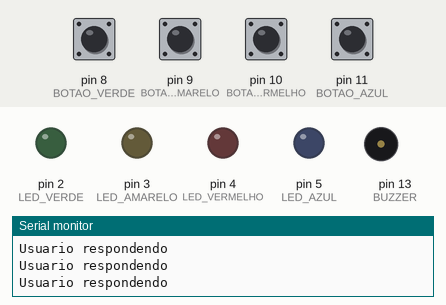
Simulated run of this sketch. Board: Arduino Uno, built with avr-gcc and run on an emulated ATmega328P. Shown: output pins drawn as LEDs (lit = HIGH), buzzer (waves = sounding), the last lines printed to the serial monitor. Dashed ring = blinking. The test bench sets the inputs (shaded band); at power-on: pin 8 (BOTAO_VERDE), pin 9 (BOTAO_AMARELO), pin 10 (BOTAO_VERMELHO), pin 11 (BOTAO_AZUL) HIGH. Random numbers use the default seed unless the sketch sets one. At 10.5 s the program stops and its outputs stay as they are.

Above: at 3.8 s.
3.9 s: pin 9 (BOTAO_AMARELO) pulled LOW for 0.65 s
At 4.4 s:
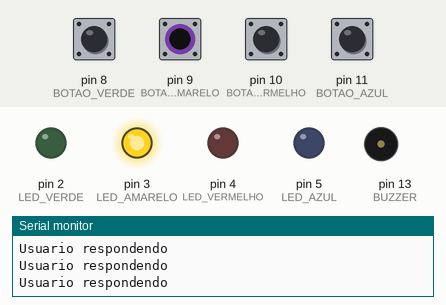
At 7.3 s:
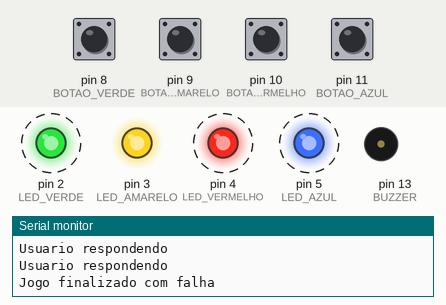
Timing chart, 0 to 12.0 s (numbered marks = the images above; inputs shaded):
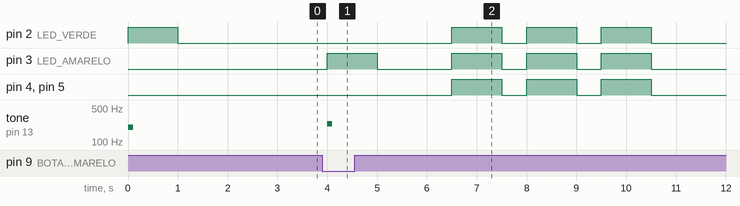

The sketch:

genius_game.ino
```cpp
#include "pitches.h"

#define LED_VERDE 2
#define LED_AMARELO 3
#define LED_VERMELHO 4
#define LED_AZUL 5
#define INDEFINIDO -1
#define BUZZER 13

#define BOTAO_VERDE 8
#define BOTAO_AMARELO 9
#define BOTAO_VERMELHO 10
#define BOTAO_AZUL 11

#define UM_SEGUNDO 1000
#define MEIO_SEGUNDO 500
#define TRES_SEGUNDOS 3000
#define TAMANHO_RODADA 4
int listaLuzes[TAMANHO_RODADA];
int rodada = 0;
int ledsRespondidos = 0;

enum Estados {
  PRONTO_PARA_PROXIMA_RODADA,
  USUARIO_RESPONDENDO,
  JOGO_FINALIZADO_SUCESSO,
  JOGO_FINALIZADO_FALHA
};

void setup() {
  iniciaPortas();
  Serial.begin(9600);
  iniciaJogo();
}

void iniciaPortas() {
  pinMode(LED_VERMELHO, OUTPUT);
  pinMode(LED_VERDE, OUTPUT);
  pinMode(LED_AMARELO, OUTPUT);
  pinMode(LED_AZUL, OUTPUT);

  pinMode(BOTAO_VERMELHO, INPUT_PULLUP);
  pinMode(BOTAO_VERDE, INPUT_PULLUP);
  pinMode(BOTAO_AMARELO, INPUT_PULLUP);
  pinMode(BOTAO_AZUL, INPUT_PULLUP);

  pinMode(BUZZER, OUTPUT);
}

void iniciaJogo() {
  int jogo = analogRead(0);
  randomSeed(jogo);

  for (int j = 0; j < TAMANHO_RODADA; j++) {
    listaLuzes[j] = sorteiaCor();
  }
}

int sorteiaCor() {
  return random(LED_VERDE, LED_AZUL + 1);
}

void loop() {
  switch (estadoAtual()) {
    case PRONTO_PARA_PROXIMA_RODADA:
      Serial.println("Pronto para proxima rodada");
      preparaNovaRodada();
      break;
    case USUARIO_RESPONDENDO:
      Serial.println("Usuario respondendo");
      processaRespostaUsuario();
      break;
    case JOGO_FINALIZADO_SUCESSO:
      Serial.println("Jogo finalizado com sucesso");
      piscaLedSucesso();
      tocaFimDeJogoSucesso();
      for (;;)
        ;
      break;
    case JOGO_FINALIZADO_FALHA:
      Serial.println("Jogo finalizado com falha");
      piscaTodasAsLuzes();
      piscaTodasAsLuzes();
      piscaTodasAsLuzes();
      for (;;)
        ;
      break;
  }
  delay(MEIO_SEGUNDO);
}

void tocaRodadaAtual() {
  for (int i = 0; i < rodada; i++) {
    piscaLed(listaLuzes[i]);
  }
}

int estadoAtual() {
  if (rodada <= TAMANHO_RODADA) {
    if (rodada == ledsRespondidos) {
      return PRONTO_PARA_PROXIMA_RODADA;
    } else {
      return USUARIO_RESPONDENDO;
    }
  } else if (rodada == TAMANHO_RODADA + 1) {
    return JOGO_FINALIZADO_SUCESSO;
  } else {
    return JOGO_FINALIZADO_FALHA;
  }
}

void preparaNovaRodada() {
  rodada++;
  ledsRespondidos = 0;
  if (rodada <= TAMANHO_RODADA) {
    tocaRodadaAtual();
  }
}

void processaRespostaUsuario() {
  int resposta = checaRespostaJogador();

  if (resposta == INDEFINIDO) {
    return;
  }

  if (resposta == listaLuzes[ledsRespondidos]) {
    ledsRespondidos++;
  } else {
    rodada = TAMANHO_RODADA + 2;
  }
}

int checaRespostaJogador() {
  if (digitalRead(BOTAO_VERDE) == LOW) {
    return piscaLed(LED_VERDE);
  }

  if (digitalRead(BOTAO_VERMELHO) == LOW) {
    return piscaLed(LED_VERMELHO);
  }

  if (digitalRead(BOTAO_AMARELO) == LOW) {
    return piscaLed(LED_AMARELO);
  }

  if (digitalRead(BOTAO_AZUL) == LOW) {
    return piscaLed(LED_AZUL);
  }

  return INDEFINIDO;
}

int piscaLed(int portaLed) {
  verificaSomLed(portaLed);

  digitalWrite(portaLed, HIGH);
  delay(UM_SEGUNDO);
  digitalWrite(portaLed, LOW);
  delay(MEIO_SEGUNDO);
  return portaLed;
}

void piscaLedSucesso() {
  for (int i = 0; i < TAMANHO_RODADA; i++) {
    piscaLed(listaLuzes[i]);
  }
  piscaTodasAsLuzes();
}

void piscaTodasAsLuzes() {
  delay(MEIO_SEGUNDO);
  digitalWrite(LED_VERMELHO, HIGH);
  digitalWrite(LED_VERDE, HIGH);
  digitalWrite(LED_AMARELO, HIGH);
  digitalWrite(LED_AZUL, HIGH);
  delay(UM_SEGUNDO);
  digitalWrite(LED_VERMELHO, LOW);
  digitalWrite(LED_VERDE, LOW);
  digitalWrite(LED_AMARELO, LOW);
  digitalWrite(LED_AZUL, LOW);
}

void tocaSom(int frequencia) {
  tone(BUZZER, frequencia, 100);
}

void verificaSomLed(int portaLed) {
  switch (portaLed) {
    case LED_VERDE:
      tocaSom(200);
      break;
    case LED_VERMELHO:
      tocaSom(220);
      break;
    case LED_AMARELO:
      tocaSom(240);
      break;
    case LED_AZUL:
      tocaSom(260);
      break;
  }
}

void tocaFimDeJogoSucesso() {
  int melody[] = { NOTE_G5, NOTE_FS5, NOTE_DS5, NOTE_G4, NOTE_FS4, NOTE_E5, NOTE_GS5, NOTE_C6 };
  int noteDurations[] = { // Note Durations (4 = 1/4 Note, 8 = 1/8 Note, etc...)
                          6, 6, 6, 6, 6, 6, 6, 2
  };
  for (int thisNote = 0; thisNote < 8; thisNote++) {
    int noteDuration = 1000 / noteDurations[thisNote];
    tone(13, melody[thisNote], noteDuration);
    int pauseBetweenNotes = noteDuration * 1.30;
    delay(pauseBetweenNotes);
    noTone(13);
  }
}
```

Measured:
- after the input at 3.9 s, pin 2 (LED_VERDE): alternates HIGH for 1.0 s and LOW for 0.50 s, starting after 2.6 s; pin 3 (LED_AMARELO): LOW → HIGH after 0.10 s, → LOW 1.0 s later, → HIGH 1.5 s later, → LOW 1.0 s later, … (8 changes in this stretch)
